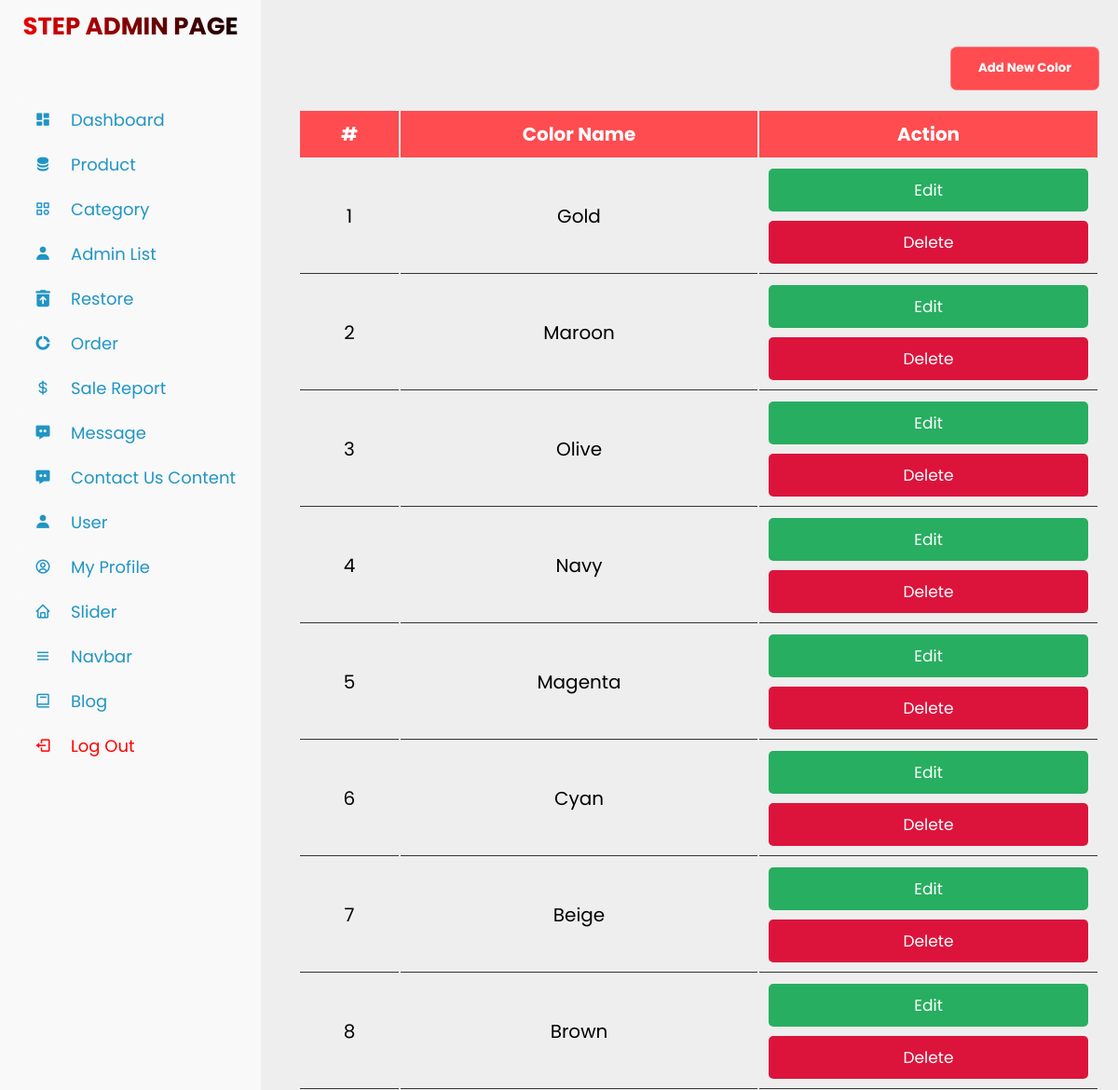
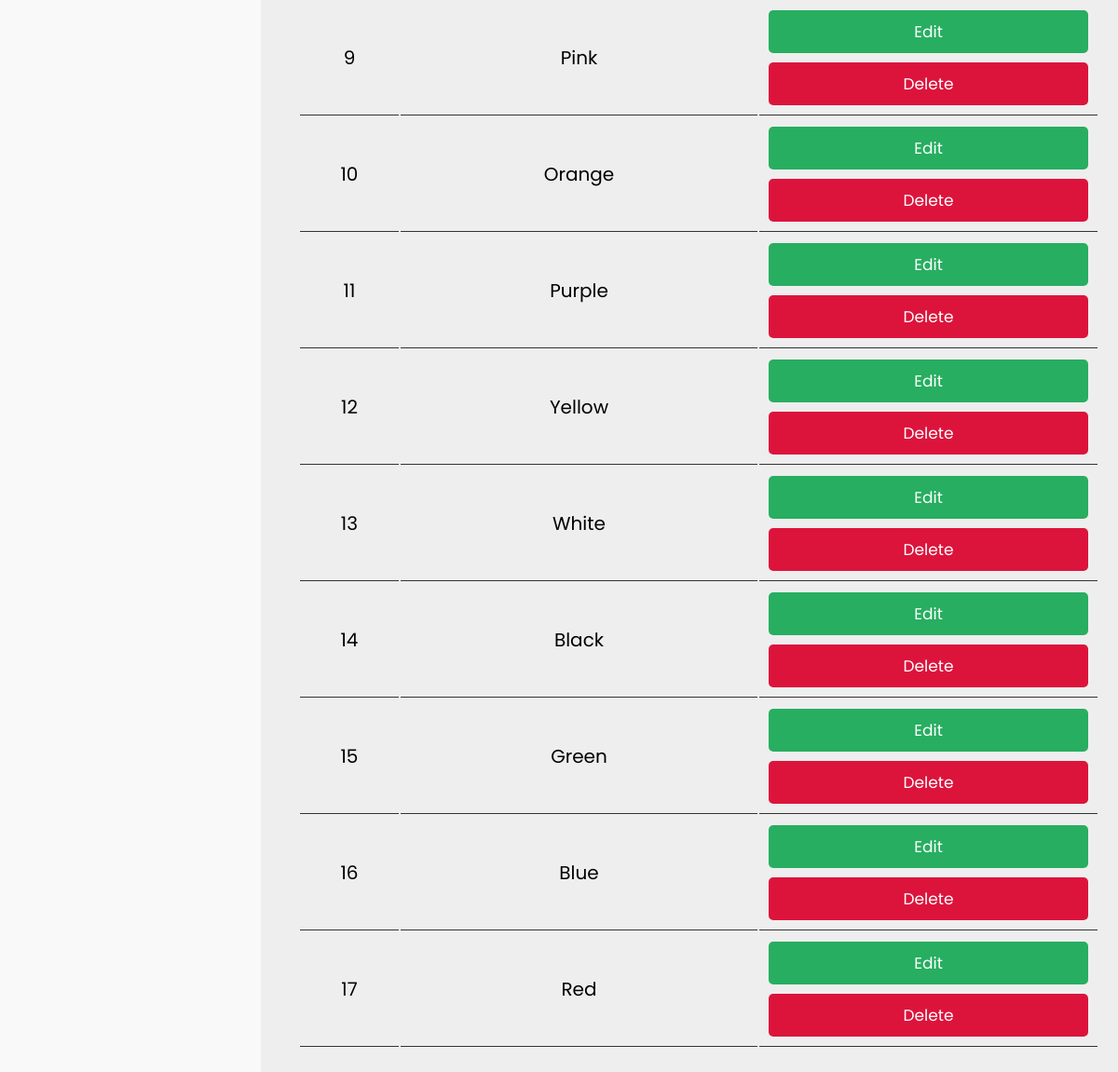
Page /admin_category_color.php on the committed database (2 pictures, top to bottom).
### tables this page shows
CREATE TABLE `color` (
  `id` int(11) NOT NULL,
  `color_name` varchar(50) NOT NULL
);

### admin_category_color.php (the view, shortened to what this page needs)
<?php
include 'connect.php';
$stmt = $conn->prepare("SELECT * FROM color ORDER BY id DESC");
$stmt->execute();
$colors = $stmt->fetchAll(PDO::FETCH_ASSOC);
?>
<!DOCTYPE html>
<html lang="en">
<head>
    <link rel="stylesheet" type="text/css" href="assets/css/admin_categories.css">
</head>
<body>
    <?php include 'sidebar.php'; ?>
    <div class="container">
        <div class="btn-container page-top">
            <button class="btn-add-new" id="addColorBtn">
                Add New Color
            </button>
        </div>
        <div class="product-display">
            <table class="product-display-table">
                <thead>
                    <tr>
                        <th>#</th>
                        <th>Color Name</th>
                        <th>Action</th>
                    </tr>
                </thead>
                <tbody>
                    <?php
                    $row_count = 1;
                    foreach ($colors as $color): ?>
                        <tr>
                            <td><?= $row_count++; ?></td>
                            <td><?= htmlspecialchars($color['color_name']); ?></td>
                            <td>
                                <button class="btn edit-color-btn"
                                    data-id="<?= htmlspecialchars($color['id']); ?>"
                                    data-name="<?= htmlspecialchars($color['color_name']); ?>">
                                    Edit
                                </button>
                                <a href="?delete_id=<?= htmlspecialchars($color['id']); ?>" class="btn">Delete</a>
                            </td>
                        </tr>
                    <?php endforeach; ?>
                </tbody>
            </table>
        </div>
    </div>
</body>
</html>

### assets/css/admin_categories.css (style rules this page uses)
:root { --green: #27ae60; --black: #333; --white: #fff; --bg-color: #eee; --box-shadow: 0 .5rem 1rem rgba(0, 0, 0, .1); --border: .1rem solid var(--black); }
* { font-family: 'Poppins', sans-serif; margin: 0; padding: 0; box-sizing: border-box; outline: none; border: none; text-decoration: none; text-transform: capitalize; }
html { font-size: 62.5%; overflow-x: hidden; }
.btn { display: block; width: 100%; cursor: pointer; border-radius: .5rem; margin-top: 1rem; font-size: 1.7rem; padding: 1rem 3rem; background: var(--green); color: var(--white); text-align: center; }
.container { max-width: 1200px; padding: 2rem; margin: 0 auto; margin-left:30rem; }
.btn-container.page-top { margin-right: 0; margin-top: 30px; display: flex; justify-content: flex-end; width: 100%; }
.btn-add-new { display: flex; align-items: center; justify-content: center; width: 12em; height: 3.5em; cursor: pointer; border: 1px solid #FE7C7F; border-radius: 0.5em; color: #fff; font-weight: bold; background-color: #fe4c50; transition-duration: 0.3s; gap: 10px; }
.btn-container { margin-right: 5px; margin-top: 30px; display:flex; align-items:center; justify-content:center; }
.product-display { margin: 2rem 0; }
.product-display .product-display-table { width : 100%; text-align: center; }
.product-display .product-display-table thead { background: #fe4c50; color: white; }
.product-display .product-display-table th { padding: 1rem; font-size: 2rem; }
.product-display .product-display-table td { padding: 1rem; font-size: 2rem; border-bottom: var(--border); }
.product-display .product-display-table .btn:first-child { margin-top: 0; }
.product-display .product-display-table .btn:last-child { background: crimson; }

### assets/css/sidebar.css (style rules this page uses)
* { margin: 0; padding: 0; box-sizing: border-box; }
a { text-decoration: none; }
body { background-color: #eee; }

### rows in the picture
color: color_name "Gold"
color: color_name "Maroon"
color: color_name "Olive"
color: color_name "Navy"
color: color_name "Magenta"
color: color_name "Cyan"
color: color_name "Beige"
color: color_name "Brown"
color: color_name "Pink"
color: color_name "Orange"
color: color_name "Purple"
color: color_name "Yellow"
color: color_name "White"
color: color_name "Black"
color: color_name "Green"
color: color_name "Blue"
color: color_name "Red"
